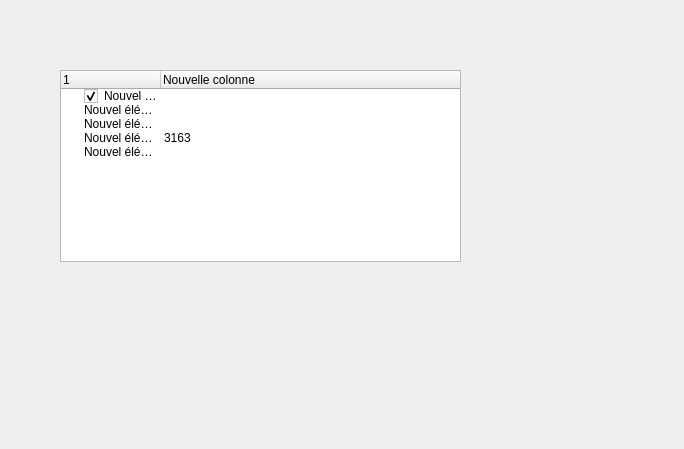
<?xml version="1.0" encoding="UTF-8"?>
<ui version="4.0">
 <class>Dialog</class>
 <widget class="QDialog" name="Dialog">
  <property name="geometry">
   <rect>
    <x>0</x>
    <y>0</y>
    <width>684</width>
    <height>449</height>
   </rect>
  </property>
  <property name="windowTitle">
   <string>Manage sequences</string>
  </property>
  <property name="layoutDirection">
   <enum>Qt::LeftToRight</enum>
  </property>
  <property name="autoFillBackground">
   <bool>false</bool>
  </property>
  <widget class="QTreeWidget" name="treeWidget">
   <property name="geometry">
    <rect>
     <x>60</x>
     <y>70</y>
     <width>401</width>
     <height>192</height>
    </rect>
   </property>
   <column>
    <property name="text">
     <string>1</string>
    </property>
   </column>
   <column>
    <property name="text">
     <string>Nouvelle colonne</string>
    </property>
   </column>
   <item>
    <property name="text">
     <string>Nouvel élément</string>
    </property>
    <property name="checkState">
     <enum>Checked</enum>
    </property>
   </item>
   <item>
    <property name="text">
     <string>Nouvel élément</string>
    </property>
   </item>
   <item>
    <property name="text">
     <string>Nouvel élément</string>
    </property>
   </item>
   <item>
    <property name="text">
     <string>Nouvel élément</string>
    </property>
    <property name="text">
     <string>3163</string>
    </property>
   </item>
   <item>
    <property name="text">
     <string>Nouvel élément</string>
    </property>
    <property name="text">
     <string/>
    </property>
   </item>
  </widget>
 </widget>
 <resources/>
 <connections/>
</ui>
